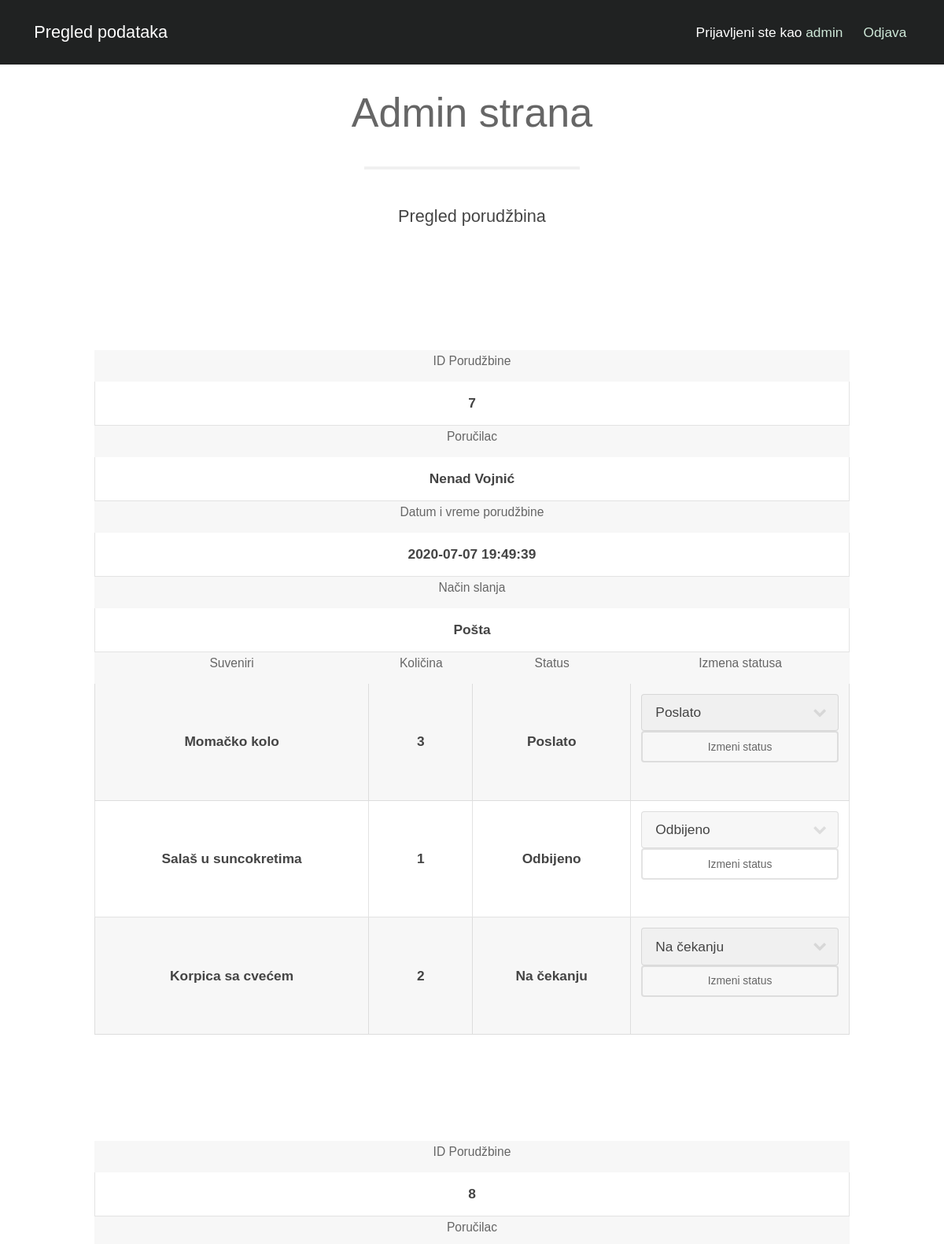
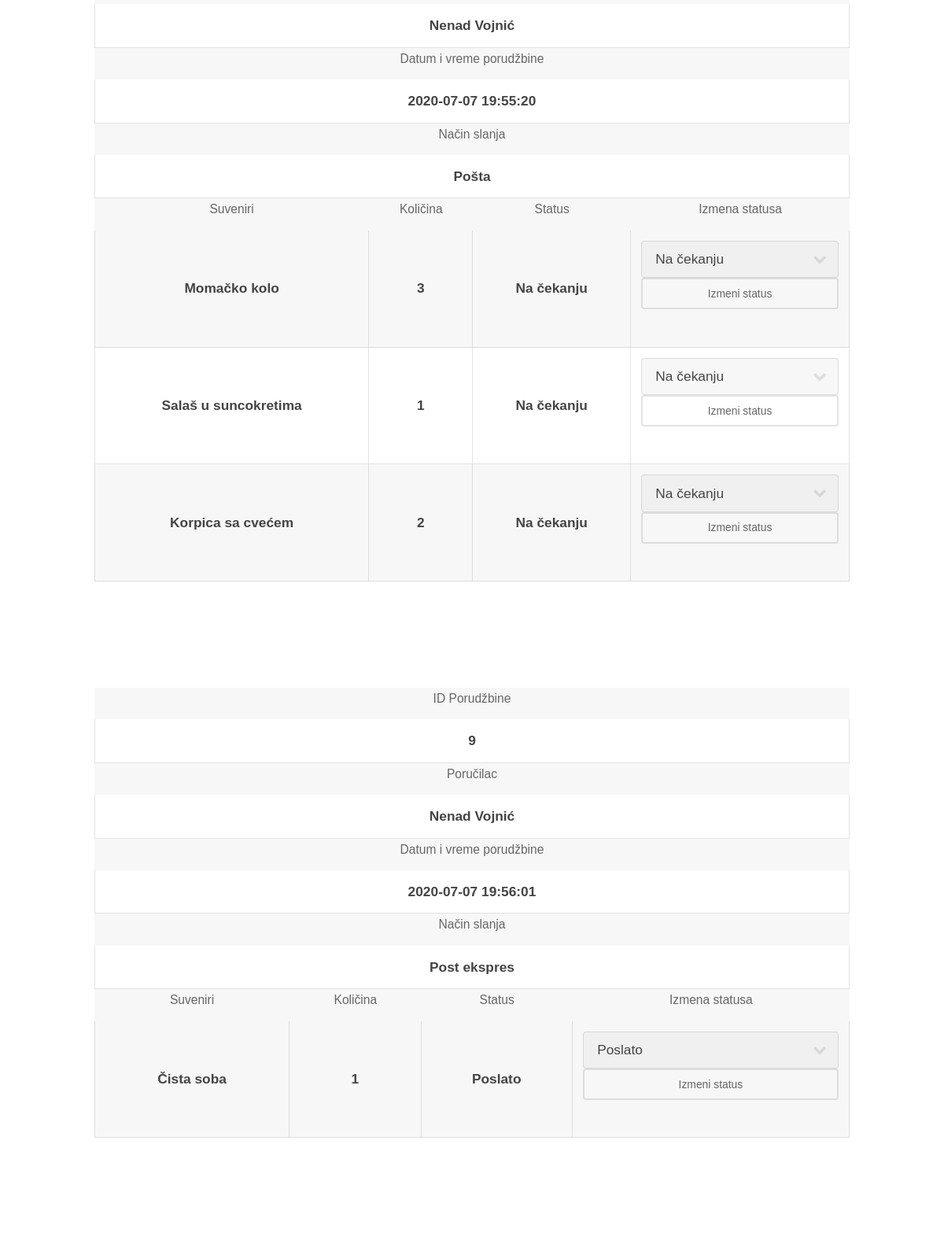
Page /admin/adminOrdersOverview.php (signed in, upper part) on the committed database (2 pictures, top to bottom).
### tables this page shows
CREATE TABLE `orders` (
  `id` int(11) NOT NULL,
  `id_customers` int(11) NOT NULL,
  `order_date` timestamp NOT NULL DEFAULT current_timestamp() ON UPDATE current_timestamp(),
  `sending_method` varchar(30) NOT NULL
);

CREATE TABLE `customers` (
  `id` int(8) NOT NULL,
  `cust_name` varchar(25) NOT NULL,
  `cust_surname` varchar(25) NOT NULL,
  `cust_email` varchar(35) NOT NULL,
  `cust_phone` varchar(15) NOT NULL,
  `cust_username` varchar(25) NOT NULL,
  `cust_password` varchar(200) NOT NULL,
  `cust_vkey` varchar(255) NOT NULL,
  `cust_verified` tinyint(1) NOT NULL DEFAULT 0,
  `cust_createdate` timestamp NOT NULL DEFAULT current_timestamp() ON UPDATE current_timestamp()
);

CREATE TABLE `ordered_items` (
  `id` int(8) NOT NULL,
  `id_product` int(8) NOT NULL,
  `id_order` int(11) NOT NULL,
  `quantity` decimal(5,0) NOT NULL,
  `order_status` enum('Na čekanju','Poslato','Odbijeno') NOT NULL
);

CREATE TABLE `products` (
  `id` int(8) NOT NULL,
  `id_product_type` int(8) NOT NULL,
  `product_name` varchar(100) NOT NULL,
  `id_author` int(8) NOT NULL,
  `product_size_description` varchar(200) NOT NULL,
  `product_year` varchar(5) NOT NULL,
  `product_image` varchar(100) NOT NULL,
  `product_price` varchar(10) NOT NULL
);

### admin/adminOrdersOverview.php (the view, shortened to what this page needs)
<!DOCTYPE html>
<html lang="en">
<head>
</head>
<body>
<header id="header" style="position: fixed">
    <h1><a href="adminOverview.php">Pregled podataka</a></h1>
    <nav id="nav">
        <ul>
            <?php
            if (isset($_SESSION['u_id'])) {
                echo '<li>Prijavljeni ste kao <span style="color: #cee8d8;">'.$_SESSION['u_id'].'</span></li>';
                echo '<li><a href="adminIncludes/adminLogout.php">Odjava</a></li>';}
            ?>
        </ul>
    </nav>
</header>
<section id="main" class="wrapper">
    <div class="container">
        <header class="major">
            <h2>Admin strana</h2>
            <p>Pregled porudžbina</p>
        </header>
    </div>
</section>
<section>
    <div class="container">
                <?php
                require "../db_config.php";
                $sql = "SELECT distinct o.id, o.sending_method, o.order_date, cu.cust_name, cu.cust_surname
                    FROM orders o
                    JOIN customers cu on o.id_customers=cu.id
                    ";
                $query = mysqli_query($connection,$sql);
                while ($row = mysqli_fetch_array($query)){
                    echo "<div class=\"table-wrapper\">";
                    echo "<table class=\"alt\" style=\"text-align: center; width: 100%;\"><tr>";
                    echo "<th colspan='4'>ID Porudžbine</th>";
                    echo "</tr><tr>";
                    echo "<td colspan='4' style='vertical-align: middle; font-weight: bold'>" . $row['id'] . "</td>";
                    echo "</tr><tr>";
                    echo "<th colspan='4'>Poručilac</th>";
                    echo "</tr><tr>";
                    echo "<td colspan='4' style='vertical-align: middle; font-weight: bold'>" . $row['cust_name'] . " " . $row['cust_surname']. "</td>";
                    echo "</tr><tr>";
                    echo "<th colspan='4'>Datum i vreme porudžbine</th>";
                    echo "</tr><tr>";
                    echo "<td colspan='4' style='vertical-align: middle; font-weight: bold'>" . $row['order_date'] . "</td>";
                    echo "</tr><tr>";
                    echo "<th colspan='4'>Način slanja</th>";
                    echo "</tr><tr>";
                    echo "<td colspan='4' style='vertical-align: middle; font-weight: bold'>" . $row['sending_method'] . "</td>";
                    echo "</tr><tr>";
                    echo "<th>Suveniri</th>";
                    echo "<th>Količina</th>";
                    echo "<th>Status</th>";
                    echo "<th>Izmena statusa</th>";
                    echo "</tr><tr>";
                    $sql2 = "SELECT oi.id, p.product_name, oi.quantity, oi.order_status
                    FROM ordered_items oi
                    JOIN products p on oi.id_product=p.id
                    WHERE id_order={$row['id']}
                    ";
                    $query2 = mysqli_query($connection,$sql2);
                    while ($row2 = mysqli_fetch_array($query2)) {
                        $wait = $row2['order_status'] == 'Na čekanju' ? 'selected' : '';
                        $sent = $row2['order_status'] == 'Poslato' ? 'selected' : '';
                        $declined = $row2['order_status'] == 'Odbijeno' ? 'selected' : '';
                        echo "<tr>";
                        echo "<td style='vertical-align: middle; font-weight: bold'>" . $row2['product_name'] . "</td>";
                        echo "<td style='vertical-align: middle; font-weight: bold'>" . $row2['quantity'] ."</td>";
                        echo "<td style='vertical-align: middle; font-weight: bold'>" . $row2['order_status'] . "</td>";
                        echo "<td style='vertical-align: middle; font-weight: bold'>";
                        echo "<form name='choose' id='choose' method='POST' action='adminIncludes/adminOrders_inc.php'>";
                        echo "<div class=\"select-wrapper\"><select name=\"status\">";
                        echo "<option value=\"Na čekanju\"". $wait ."\">Na čekanju</option>";
                        echo "<option value=\"Poslato\" ". $sent .">Poslato</option>";
                        echo "<option value=\"Odbijeno\" ". $declined .">Odbijeno</option>";
                        echo "</select>";
                        echo "<button type='submit' name='changeStatus' class=\"button alt fit small\">Izmeni status</button>";
                        echo "</form>";
                        echo "</td></tr>";
                    }
                    echo "</table>";
                    echo "</div>";
                    echo "<div style='height: 100px'></div>";
                }
                ?>
        </div>
</section>
</body>
</html>

### admin/css/style-xlarge.css (style rules this page uses)
body, input, select, textarea { font-size: 13pt; }

### admin/css/style-large.css (style rules this page uses)
body, input, select, textarea { font-size: 13pt; }

### rows in the picture
orders: id "7", id_customers.cust_name "Nenad", id_customers.cust_surname "Vojnić", order_date "2020-07-07 19:49:39", sending_method "Pošta"
ordered_items: id_product.product_name "Momačko kolo", quantity "3", order_status "Poslato"
ordered_items: id_product.product_name "Salaš u suncokretima", quantity "1", order_status "Odbijeno"
ordered_items: id_product.product_name "Korpica sa cvećem", quantity "2", order_status "Na čekanju"
orders: id "8", id_customers.cust_name "Nenad", id_customers.cust_surname "Vojnić", order_date "2020-07-07 19:55:20", sending_method "Pošta"
ordered_items: id_product.product_name "Momačko kolo", quantity "3", order_status "Na čekanju"
ordered_items: id_product.product_name "Salaš u suncokretima", quantity "1", order_status "Na čekanju"
ordered_items: id_product.product_name "Korpica sa cvećem", quantity "2", order_status "Na čekanju"
orders: id "9", id_customers.cust_name "Nenad", id_customers.cust_surname "Vojnić", order_date "2020-07-07 19:56:01", sending_method "Post ekspres"
ordered_items: id_product.product_name "Čista soba", quantity "1", order_status "Poslato"

### other values in the picture
$_SESSION['u_id'] "admin"
